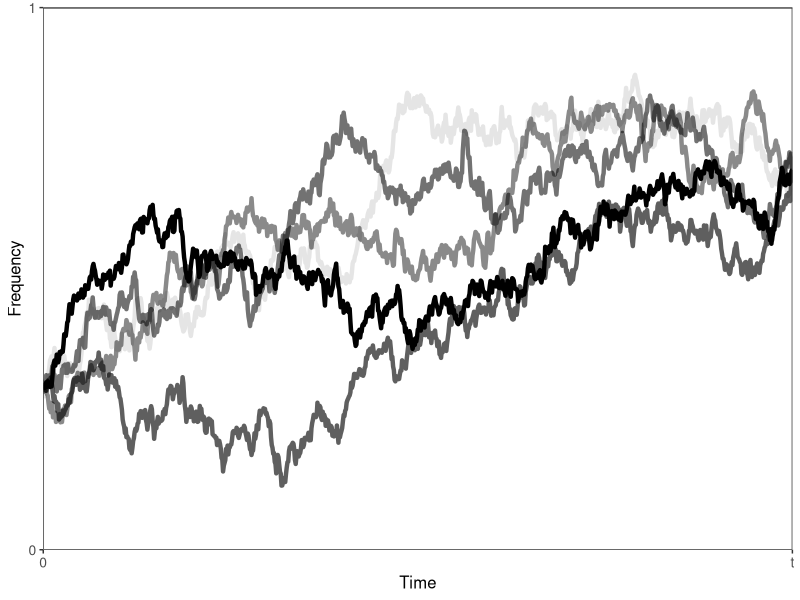
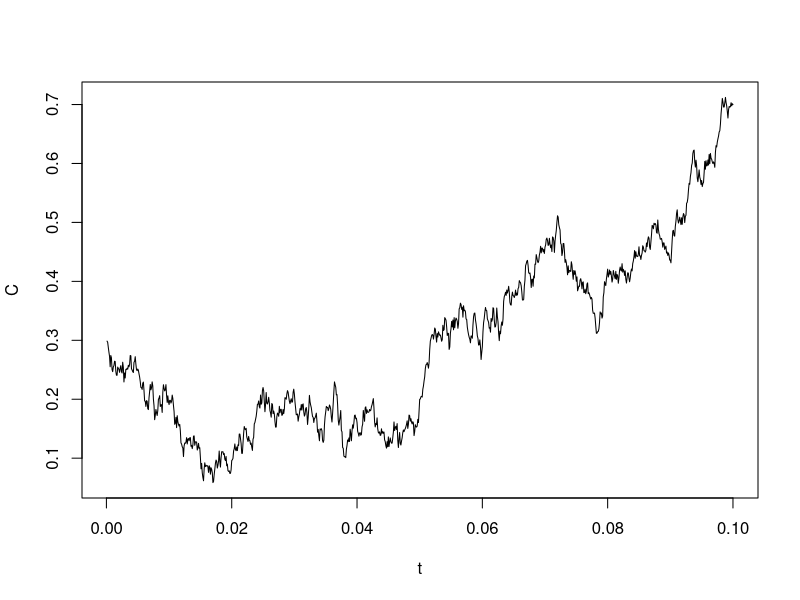
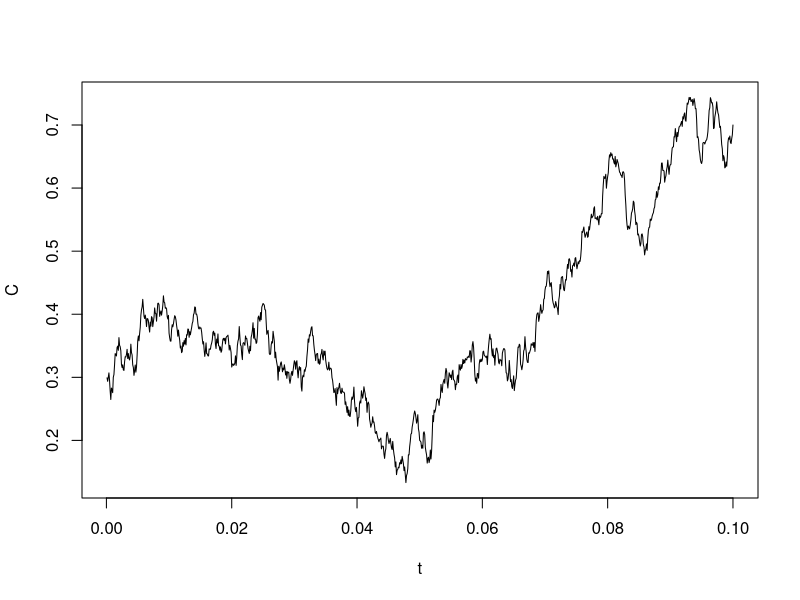
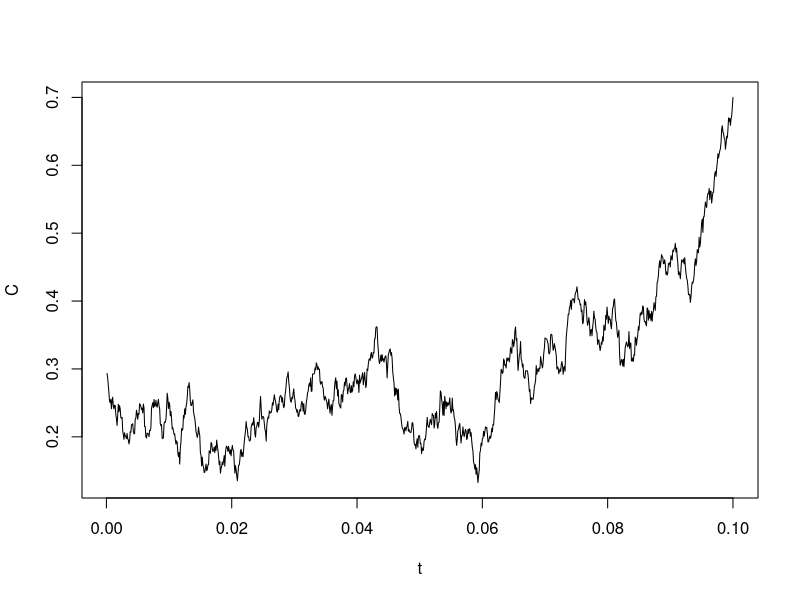
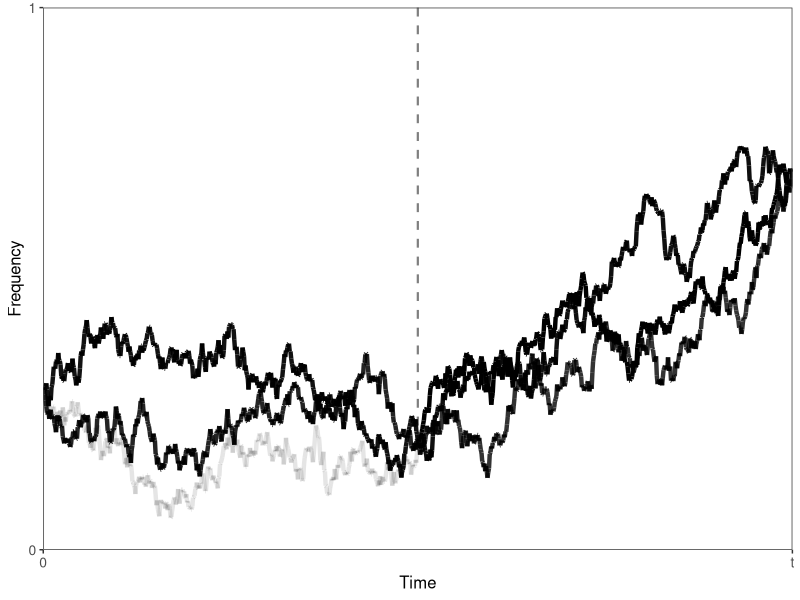

These figures' R source, in order: (Note: this script raises an error after producing the figures.)
library(dplyr)
library(ggplot2)
###############################################
#set parameters
dt = .0001
n = 1000
t = cumsum(rep(dt,n))

#Brownian motion
master <- data.frame()
for(rep in 1:20){
  print(rep)
  B = cumsum(rnorm(n,0,sqrt(dt)))

  C = (1-t/last(t))*0.3 + t*0.7 / last(t) + (B - t*last(B) / last(t))
  
  
  if(min(C) > 0 & max(C) < 1){
    p <- sum(log(dnorm(C[-1],
                       mean = C[-length(C)], 
                       sd = sqrt(C[-length(C)]*(1-C[-length(C)]) * dt))*dt))
    master <- dplyr::bind_rows(master,
                               data.frame(t = t,
                                          C = C,
                                          log_amp = p,
                                          rep = rep))
  }
}


master %>% filter(rep %in% sample(unique(rep),5)) %>%
  ggplot(., aes(x = t, y = C, 
                group = rep,
                # color = log_amp,
                alpha = log_amp)) + 
  geom_line(linewidth = 1.5) +  
  geom_hline(yintercept = 1) + 
  guides(color = F,
         alpha = F) +
  scale_x_continuous(name = "Time",
                     labels = c("0","t"),
                     breaks = c(0,last(t)),
                     expand = c(0,0),
                     limits = c(0,last(t))) + 
  scale_y_continuous(name = "Frequency",
                     breaks = c(0,1),
                     expand = c(0,0),
                     limits = c(0,1)) + 
  theme(plot.margin=unit(c(.2,.5,.2,.2),"cm")) + 
  theme_bw() + 
  theme(axis.title = element_text(size=12),
        title = element_text(size = 12),
        axis.text = element_text(size = 10),
        # axis.text.x = element_text(angle = 45, vjust = 1, hjust=1),
        legend.text = element_text(size = 8),
        legend.title = element_text(size = 10),
        legend.justification = c("right", "top"),
        legend.position = c(.99,.99),
        legend.box.background = element_rect(colour = "black"),
        legend.spacing.y = unit(0, 'cm'),
        legend.key.size = unit(0.8, "line"),
        panel.grid = element_blank(),
        strip.text = element_text(size = 12))  


################################################################


#set parameters
dt = .0001
n = 1000
t = cumsum(rep(dt,n))

#Brownian motion
master <- data.frame()
for(rep in 1:3){
  # print(rep)
  
  B1 <- cumsum(rnorm(n/2,0,sqrt(dt)))
  t1 <- t[1:500]
  
  C1 = (1-t1/last(t1))*0.3 + t1*0.2 / last(t1) + (B1 - t1*last(B1) / last(t1))
  
  B2 <- cumsum(rnorm(n/2,0,sqrt(dt)))
  t2 <- t1
  
  C2 = (1-t2/last(t2))*0.2 + t2*0.7 / last(t2) + (B2 - t2*last(B2) / last(t2))
  
  C <- c(C1,C2)
  
  plot(t,C,type = "l")
  
  if(min(C) > 0 & max(C) < 1){
    p1 <- sum(log(dnorm(C1[-1],
                       mean = C1[-length(C1)], 
                       sd = sqrt(C1[-length(C1)]*(1-C1[-length(C1)])* dt))*dt))
    
    p2 <- sum(log(dnorm(C2[-1],
                       mean = C2[-length(C2)], 
                       sd = sqrt(C2[-length(C2)]*(1-C2[-length(C2)])* dt))*dt))
    
    t2 <- t[501:1000]
    tmp <- dplyr::bind_rows(data.frame(t = t1,
                                       C = C1,
                                       log_amp = p1,
                                       rep = rep,
                                       scats = 1),
                            data.frame(t = t2,
                                       C = C2,
                                       log_amp = p2,
                                       rep = rep,
                                       scats = 1))
    master <- dplyr::bind_rows(master,
                               tmp)
  }
}

print(unique(master$log_amp))
linedf <- data.frame(x = rep(t[500],2),
                     y = c(1,0.2))
master %>% # filter(rep %in% sample(unique(rep),1)) %>%
  ggplot(., aes(x = t, y = C, 
                group = rep,
                # color = log_amp,
                alpha = log_amp)) + 
  geom_line(linewidth = 1.5) +  
  guides(color = F,
         alpha = F) +
  scale_x_continuous(name = "Time",
                     labels = c("0","t"),
                     breaks = c(0,last(t)),
                     expand = c(0,0),
                     limits = c(0,last(t))) + 
  scale_y_continuous(name = "Frequency",
                     breaks = c(0,1),
                     expand = c(0,0),
                     limits = c(0,1)) + 
  theme(plot.margin=unit(c(.2,.5,.2,.2),"cm")) + 
  theme_bw() + 
  theme(axis.title = element_text(size=12),
        title = element_text(size = 12),
        axis.text = element_text(size = 10),
        # axis.text.x = element_text(angle = 45, vjust = 1, hjust=1),
        legend.text = element_text(size = 8),
        legend.title = element_text(size = 10),
        legend.justification = c("right", "top"),
        legend.position = c(.99,.99),
        legend.box.background = element_rect(colour = "black"),
        legend.spacing.y = unit(0, 'cm'),
        legend.key.size = unit(0.8, "line"),
        panel.grid = element_blank(),
        strip.text = element_text(size = 12))  +
  geom_line(data = linedf, aes(x=x,y=y), 
            inherit.aes = F,
            linetype = "dashed",
            linewidth = 0.75,
            alpha = 0.5)





xxxxx











